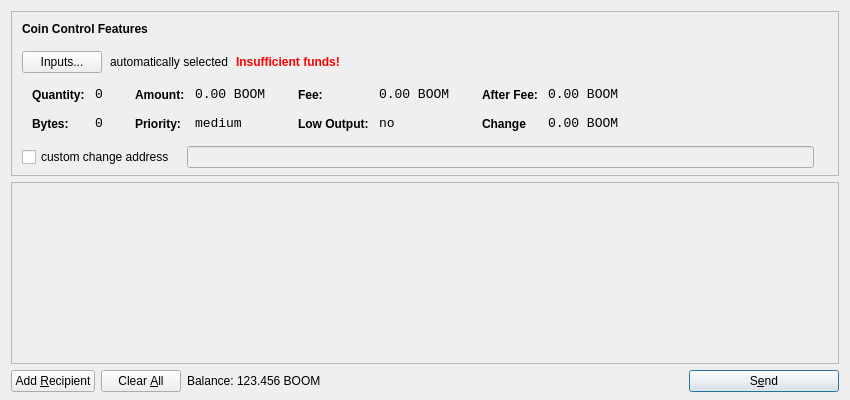
<?xml version="1.0" encoding="UTF-8"?>
<ui version="4.0">
 <class>SendCoinsDialog</class>
 <widget class="QDialog" name="SendCoinsDialog">
  <property name="geometry">
   <rect>
    <x>0</x>
    <y>0</y>
    <width>850</width>
    <height>400</height>
   </rect>
  </property>
  <property name="windowTitle">
   <string>Send Coins</string>
  </property>
  <layout class="QVBoxLayout" name="verticalLayout" stretch="0,1,0">
   <property name="bottomMargin">
    <number>8</number>
   </property>
   <item>
    <widget class="QFrame" name="frameCoinControl">
     <property name="sizePolicy">
      <sizepolicy hsizetype="Expanding" vsizetype="Expanding">
       <horstretch>0</horstretch>
       <verstretch>0</verstretch>
      </sizepolicy>
     </property>
     <property name="maximumSize">
      <size>
       <width>16777215</width>
       <height>16777215</height>
      </size>
     </property>
     <property name="frameShape">
      <enum>QFrame::StyledPanel</enum>
     </property>
     <property name="frameShadow">
      <enum>QFrame::Sunken</enum>
     </property>
     <layout class="QVBoxLayout" name="verticalLayoutCoinControl2">
      <property name="spacing">
       <number>-1</number>
      </property>
      <property name="leftMargin">
       <number>0</number>
      </property>
      <property name="topMargin">
       <number>0</number>
      </property>
      <property name="rightMargin">
       <number>0</number>
      </property>
      <property name="bottomMargin">
       <number>6</number>
      </property>
      <item>
       <layout class="QVBoxLayout" name="verticalLayoutCoinControl" stretch="0,0,0,0,1">
        <property name="spacing">
         <number>0</number>
        </property>
        <property name="leftMargin">
         <number>10</number>
        </property>
        <property name="topMargin">
         <number>10</number>
        </property>
        <item>
         <layout class="QHBoxLayout" name="horizontalLayoutCoinControl1">
          <property name="bottomMargin">
           <number>15</number>
          </property>
          <item>
           <widget class="QLabel" name="labelCoinControlFeatures">
            <property name="sizePolicy">
             <sizepolicy hsizetype="Preferred" vsizetype="Maximum">
              <horstretch>0</horstretch>
              <verstretch>0</verstretch>
             </sizepolicy>
            </property>
            <property name="font">
             <font>
              <weight>75</weight>
              <bold>true</bold>
             </font>
            </property>
            <property name="styleSheet">
             <string notr="true">font-weight:bold;</string>
            </property>
            <property name="text">
             <string>Coin Control Features</string>
            </property>
           </widget>
          </item>
         </layout>
        </item>
        <item>
         <layout class="QHBoxLayout" name="horizontalLayoutCoinControl2" stretch="0,0,0,0">
          <property name="spacing">
           <number>8</number>
          </property>
          <property name="bottomMargin">
           <number>10</number>
          </property>
          <item>
           <widget class="QPushButton" name="pushButtonCoinControl">
            <property name="styleSheet">
             <string notr="true"/>
            </property>
            <property name="text">
             <string>Inputs...</string>
            </property>
           </widget>
          </item>
          <item>
           <widget class="QLabel" name="labelCoinControlAutomaticallySelected">
            <property name="text">
             <string>automatically selected</string>
            </property>
            <property name="margin">
             <number>5</number>
            </property>
           </widget>
          </item>
          <item>
           <widget class="QLabel" name="labelCoinControlInsuffFunds">
            <property name="font">
             <font>
              <weight>75</weight>
              <bold>true</bold>
             </font>
            </property>
            <property name="styleSheet">
             <string notr="true">color:red;font-weight:bold;</string>
            </property>
            <property name="text">
             <string>Insufficient funds!</string>
            </property>
            <property name="margin">
             <number>5</number>
            </property>
           </widget>
          </item>
          <item>
           <spacer name="horizontalSpacerCoinControl">
            <property name="orientation">
             <enum>Qt::Horizontal</enum>
            </property>
            <property name="sizeHint" stdset="0">
             <size>
              <width>40</width>
              <height>1</height>
             </size>
            </property>
           </spacer>
          </item>
         </layout>
        </item>
        <item>
         <widget class="QWidget" name="widgetCoinControl" native="true">
          <property name="sizePolicy">
           <sizepolicy hsizetype="Preferred" vsizetype="Preferred">
            <horstretch>0</horstretch>
            <verstretch>0</verstretch>
           </sizepolicy>
          </property>
          <property name="minimumSize">
           <size>
            <width>0</width>
            <height>0</height>
           </size>
          </property>
          <property name="styleSheet">
           <string notr="true"/>
          </property>
          <layout class="QHBoxLayout" name="horizontalLayoutCoinControl5">
           <property name="margin">
            <number>0</number>
           </property>
           <item>
            <layout class="QHBoxLayout" name="horizontalLayoutCoinControl3" stretch="0,0,0,1">
             <property name="spacing">
              <number>20</number>
             </property>
             <property name="topMargin">
              <number>0</number>
             </property>
             <property name="bottomMargin">
              <number>10</number>
             </property>
             <item>
              <layout class="QFormLayout" name="formLayoutCoinControl1">
               <property name="horizontalSpacing">
                <number>10</number>
               </property>
               <property name="verticalSpacing">
                <number>14</number>
               </property>
               <property name="leftMargin">
                <number>10</number>
               </property>
               <property name="topMargin">
                <number>4</number>
               </property>
               <property name="rightMargin">
                <number>6</number>
               </property>
               <item row="0" column="0">
                <widget class="QLabel" name="labelCoinControlQuantityText">
                 <property name="styleSheet">
                  <string notr="true">font-weight:bold;</string>
                 </property>
                 <property name="text">
                  <string>Quantity:</string>
                 </property>
                 <property name="margin">
                  <number>0</number>
                 </property>
                </widget>
               </item>
               <item row="0" column="1">
                <widget class="QLabel" name="labelCoinControlQuantity">
                 <property name="font">
                  <font>
                   <family>Monospace</family>
                   <pointsize>10</pointsize>
                  </font>
                 </property>
                 <property name="cursor">
                  <cursorShape>IBeamCursor</cursorShape>
                 </property>
                 <property name="contextMenuPolicy">
                  <enum>Qt::ActionsContextMenu</enum>
                 </property>
                 <property name="text">
                  <string>0</string>
                 </property>
                 <property name="margin">
                  <number>0</number>
                 </property>
                 <property name="textInteractionFlags">
                  <set>Qt::LinksAccessibleByMouse|Qt::TextSelectableByKeyboard|Qt::TextSelectableByMouse</set>
                 </property>
                </widget>
               </item>
               <item row="1" column="0">
                <widget class="QLabel" name="labelCoinControlBytesText">
                 <property name="styleSheet">
                  <string notr="true">font-weight:bold;</string>
                 </property>
                 <property name="text">
                  <string>Bytes:</string>
                 </property>
                </widget>
               </item>
               <item row="1" column="1">
                <widget class="QLabel" name="labelCoinControlBytes">
                 <property name="font">
                  <font>
                   <family>Monospace</family>
                   <pointsize>10</pointsize>
                  </font>
                 </property>
                 <property name="cursor">
                  <cursorShape>IBeamCursor</cursorShape>
                 </property>
                 <property name="contextMenuPolicy">
                  <enum>Qt::ActionsContextMenu</enum>
                 </property>
                 <property name="text">
                  <string>0</string>
                 </property>
                 <property name="textInteractionFlags">
                  <set>Qt::LinksAccessibleByMouse|Qt::TextSelectableByKeyboard|Qt::TextSelectableByMouse</set>
                 </property>
                </widget>
               </item>
              </layout>
             </item>
             <item>
              <layout class="QFormLayout" name="formLayoutCoinControl2">
               <property name="horizontalSpacing">
                <number>10</number>
               </property>
               <property name="verticalSpacing">
                <number>14</number>
               </property>
               <property name="leftMargin">
                <number>6</number>
               </property>
               <property name="topMargin">
                <number>4</number>
               </property>
               <property name="rightMargin">
                <number>6</number>
               </property>
               <item row="0" column="0">
                <widget class="QLabel" name="labelCoinControlAmountText">
                 <property name="styleSheet">
                  <string notr="true">font-weight:bold;</string>
                 </property>
                 <property name="text">
                  <string>Amount:</string>
                 </property>
                 <property name="margin">
                  <number>0</number>
                 </property>
                </widget>
               </item>
               <item row="0" column="1">
                <widget class="QLabel" name="labelCoinControlAmount">
                 <property name="font">
                  <font>
                   <family>Monospace</family>
                   <pointsize>10</pointsize>
                  </font>
                 </property>
                 <property name="cursor">
                  <cursorShape>IBeamCursor</cursorShape>
                 </property>
                 <property name="contextMenuPolicy">
                  <enum>Qt::ActionsContextMenu</enum>
                 </property>
                 <property name="text">
                  <string>0.00 BOOM</string>
                 </property>
                 <property name="textInteractionFlags">
                  <set>Qt::LinksAccessibleByMouse|Qt::TextSelectableByKeyboard|Qt::TextSelectableByMouse</set>
                 </property>
                </widget>
               </item>
               <item row="1" column="0">
                <widget class="QLabel" name="labelCoinControlPriorityText">
                 <property name="styleSheet">
                  <string notr="true">font-weight:bold;</string>
                 </property>
                 <property name="text">
                  <string>Priority:</string>
                 </property>
                </widget>
               </item>
               <item row="1" column="1">
                <widget class="QLabel" name="labelCoinControlPriority">
                 <property name="font">
                  <font>
                   <family>Monospace</family>
                   <pointsize>10</pointsize>
                  </font>
                 </property>
                 <property name="cursor">
                  <cursorShape>IBeamCursor</cursorShape>
                 </property>
                 <property name="contextMenuPolicy">
                  <enum>Qt::ActionsContextMenu</enum>
                 </property>
                 <property name="text">
                  <string>medium</string>
                 </property>
                 <property name="textInteractionFlags">
                  <set>Qt::LinksAccessibleByMouse|Qt::TextSelectableByKeyboard|Qt::TextSelectableByMouse</set>
                 </property>
                </widget>
               </item>
              </layout>
             </item>
             <item>
              <layout class="QFormLayout" name="formLayoutCoinControl3">
               <property name="horizontalSpacing">
                <number>10</number>
               </property>
               <property name="verticalSpacing">
                <number>14</number>
               </property>
               <property name="leftMargin">
                <number>6</number>
               </property>
               <property name="topMargin">
                <number>4</number>
               </property>
               <property name="rightMargin">
                <number>6</number>
               </property>
               <item row="0" column="0">
                <widget class="QLabel" name="labelCoinControlFeeText">
                 <property name="styleSheet">
                  <string notr="true">font-weight:bold;</string>
                 </property>
                 <property name="text">
                  <string>Fee:</string>
                 </property>
                 <property name="margin">
                  <number>0</number>
                 </property>
                </widget>
               </item>
               <item row="0" column="1">
                <widget class="QLabel" name="labelCoinControlFee">
                 <property name="font">
                  <font>
                   <family>Monospace</family>
                   <pointsize>10</pointsize>
                  </font>
                 </property>
                 <property name="cursor">
                  <cursorShape>IBeamCursor</cursorShape>
                 </property>
                 <property name="contextMenuPolicy">
                  <enum>Qt::ActionsContextMenu</enum>
                 </property>
                 <property name="text">
                  <string>0.00 BOOM</string>
                 </property>
                 <property name="textInteractionFlags">
                  <set>Qt::LinksAccessibleByMouse|Qt::TextSelectableByKeyboard|Qt::TextSelectableByMouse</set>
                 </property>
                </widget>
               </item>
               <item row="1" column="0">
                <widget class="QLabel" name="labelCoinControlLowOutputText">
                 <property name="styleSheet">
                  <string notr="true">font-weight:bold;</string>
                 </property>
                 <property name="text">
                  <string>Low Output:</string>
                 </property>
                </widget>
               </item>
               <item row="1" column="1">
                <widget class="QLabel" name="labelCoinControlLowOutput">
                 <property name="font">
                  <font>
                   <family>Monospace</family>
                   <pointsize>10</pointsize>
                  </font>
                 </property>
                 <property name="cursor">
                  <cursorShape>IBeamCursor</cursorShape>
                 </property>
                 <property name="contextMenuPolicy">
                  <enum>Qt::ActionsContextMenu</enum>
                 </property>
                 <property name="text">
                  <string>no</string>
                 </property>
                 <property name="textInteractionFlags">
                  <set>Qt::LinksAccessibleByMouse|Qt::TextSelectableByKeyboard|Qt::TextSelectableByMouse</set>
                 </property>
                </widget>
               </item>
              </layout>
             </item>
             <item>
              <layout class="QFormLayout" name="formLayoutCoinControl4">
               <property name="horizontalSpacing">
                <number>10</number>
               </property>
               <property name="verticalSpacing">
                <number>14</number>
               </property>
               <property name="leftMargin">
                <number>6</number>
               </property>
               <property name="topMargin">
                <number>4</number>
               </property>
               <property name="rightMargin">
                <number>6</number>
               </property>
               <item row="0" column="0">
                <widget class="QLabel" name="labelCoinControlAfterFeeText">
                 <property name="styleSheet">
                  <string notr="true">font-weight:bold;</string>
                 </property>
                 <property name="text">
                  <string>After Fee:</string>
                 </property>
                 <property name="margin">
                  <number>0</number>
                 </property>
                </widget>
               </item>
               <item row="0" column="1">
                <widget class="QLabel" name="labelCoinControlAfterFee">
                 <property name="font">
                  <font>
                   <family>Monospace</family>
                   <pointsize>10</pointsize>
                  </font>
                 </property>
                 <property name="cursor">
                  <cursorShape>IBeamCursor</cursorShape>
                 </property>
                 <property name="contextMenuPolicy">
                  <enum>Qt::ActionsContextMenu</enum>
                 </property>
                 <property name="text">
                  <string>0.00 BOOM</string>
                 </property>
                 <property name="textInteractionFlags">
                  <set>Qt::LinksAccessibleByMouse|Qt::TextSelectableByKeyboard|Qt::TextSelectableByMouse</set>
                 </property>
                </widget>
               </item>
               <item row="1" column="0">
                <widget class="QLabel" name="labelCoinControlChangeText">
                 <property name="styleSheet">
                  <string notr="true">font-weight:bold;</string>
                 </property>
                 <property name="text">
                  <string>Change</string>
                 </property>
                </widget>
               </item>
               <item row="1" column="1">
                <widget class="QLabel" name="labelCoinControlChange">
                 <property name="font">
                  <font>
                   <family>Monospace</family>
                   <pointsize>10</pointsize>
                  </font>
                 </property>
                 <property name="cursor">
                  <cursorShape>IBeamCursor</cursorShape>
                 </property>
                 <property name="contextMenuPolicy">
                  <enum>Qt::ActionsContextMenu</enum>
                 </property>
                 <property name="text">
                  <string>0.00 BOOM</string>
                 </property>
                 <property name="textInteractionFlags">
                  <set>Qt::LinksAccessibleByMouse|Qt::TextSelectableByKeyboard|Qt::TextSelectableByMouse</set>
                 </property>
                </widget>
               </item>
              </layout>
             </item>
            </layout>
           </item>
          </layout>
         </widget>
        </item>
        <item>
         <layout class="QHBoxLayout" name="horizontalLayoutCoinControl4" stretch="0,0,0">
          <property name="spacing">
           <number>12</number>
          </property>
          <property name="sizeConstraint">
           <enum>QLayout::SetDefaultConstraint</enum>
          </property>
          <property name="topMargin">
           <number>5</number>
          </property>
          <property name="rightMargin">
           <number>5</number>
          </property>
          <item>
           <widget class="QCheckBox" name="checkBoxCoinControlChange">
            <property name="text">
             <string>custom change address</string>
            </property>
           </widget>
          </item>
          <item>
           <widget class="QLineEdit" name="lineEditCoinControlChange">
            <property name="enabled">
             <bool>false</bool>
            </property>
            <property name="sizePolicy">
             <sizepolicy hsizetype="Expanding" vsizetype="Fixed">
              <horstretch>0</horstretch>
              <verstretch>0</verstretch>
             </sizepolicy>
            </property>
           </widget>
          </item>
          <item>
           <widget class="QLabel" name="labelCoinControlChangeLabel">
            <property name="sizePolicy">
             <sizepolicy hsizetype="Preferred" vsizetype="Expanding">
              <horstretch>0</horstretch>
              <verstretch>0</verstretch>
             </sizepolicy>
            </property>
            <property name="minimumSize">
             <size>
              <width>0</width>
              <height>0</height>
             </size>
            </property>
            <property name="text">
             <string/>
            </property>
            <property name="margin">
             <number>3</number>
            </property>
           </widget>
          </item>
         </layout>
        </item>
        <item>
         <spacer name="verticalSpacerCoinControl">
          <property name="orientation">
           <enum>Qt::Vertical</enum>
          </property>
          <property name="sizeHint" stdset="0">
           <size>
            <width>800</width>
            <height>1</height>
           </size>
          </property>
         </spacer>
        </item>
       </layout>
      </item>
     </layout>
    </widget>
   </item>
   <item>
    <widget class="QScrollArea" name="scrollArea">
     <property name="widgetResizable">
      <bool>true</bool>
     </property>
     <widget class="QWidget" name="scrollAreaWidgetContents">
      <property name="geometry">
       <rect>
        <x>0</x>
        <y>0</y>
        <width>830</width>
        <height>165</height>
       </rect>
      </property>
      <layout class="QVBoxLayout" name="verticalLayout_2">
       <property name="margin">
        <number>0</number>
       </property>
       <item>
        <layout class="QVBoxLayout" name="entries">
         <property name="spacing">
          <number>6</number>
         </property>
        </layout>
       </item>
       <item>
        <spacer name="verticalSpacer">
         <property name="orientation">
          <enum>Qt::Vertical</enum>
         </property>
         <property name="sizeHint" stdset="0">
          <size>
           <width>20</width>
           <height>40</height>
          </size>
         </property>
        </spacer>
       </item>
      </layout>
     </widget>
    </widget>
   </item>
   <item>
    <layout class="QHBoxLayout" name="horizontalLayout">
     <item>
      <widget class="QPushButton" name="addButton">
       <property name="toolTip">
        <string>Send to multiple recipients at once</string>
       </property>
       <property name="text">
        <string>Add &amp;Recipient</string>
       </property>
       <property name="icon">
        <iconset resource="../bitcoin.qrc">
         <normaloff>:/icons/add</normaloff>:/icons/add</iconset>
       </property>
       <property name="autoDefault">
        <bool>false</bool>
       </property>
      </widget>
     </item>
     <item>
      <widget class="QPushButton" name="clearButton">
       <property name="sizePolicy">
        <sizepolicy hsizetype="Minimum" vsizetype="Fixed">
         <horstretch>0</horstretch>
         <verstretch>0</verstretch>
        </sizepolicy>
       </property>
       <property name="toolTip">
        <string>Remove all transaction fields</string>
       </property>
       <property name="text">
        <string>Clear &amp;All</string>
       </property>
       <property name="icon">
        <iconset resource="../bitcoin.qrc">
         <normaloff>:/icons/remove</normaloff>:/icons/remove</iconset>
       </property>
       <property name="autoRepeatDelay">
        <number>300</number>
       </property>
       <property name="autoDefault">
        <bool>false</bool>
       </property>
      </widget>
     </item>
     <item>
      <layout class="QHBoxLayout" name="horizontalLayout_2">
       <property name="spacing">
        <number>3</number>
       </property>
       <item>
        <widget class="QLabel" name="label">
         <property name="sizePolicy">
          <sizepolicy hsizetype="Preferred" vsizetype="Fixed">
           <horstretch>0</horstretch>
           <verstretch>0</verstretch>
          </sizepolicy>
         </property>
         <property name="text">
          <string>Balance:</string>
         </property>
        </widget>
       </item>
       <item>
        <widget class="QLabel" name="labelBalance">
         <property name="sizePolicy">
          <sizepolicy hsizetype="Preferred" vsizetype="Fixed">
           <horstretch>0</horstretch>
           <verstretch>0</verstretch>
          </sizepolicy>
         </property>
         <property name="cursor">
          <cursorShape>IBeamCursor</cursorShape>
         </property>
         <property name="text">
          <string>123.456 BOOM</string>
         </property>
         <property name="textInteractionFlags">
          <set>Qt::LinksAccessibleByMouse|Qt::TextSelectableByKeyboard|Qt::TextSelectableByMouse</set>
         </property>
        </widget>
       </item>
      </layout>
     </item>
     <item>
      <spacer name="horizontalSpacer">
       <property name="orientation">
        <enum>Qt::Horizontal</enum>
       </property>
       <property name="sizeHint" stdset="0">
        <size>
         <width>40</width>
         <height>20</height>
        </size>
       </property>
      </spacer>
     </item>
     <item>
      <widget class="QPushButton" name="sendButton">
       <property name="minimumSize">
        <size>
         <width>150</width>
         <height>0</height>
        </size>
       </property>
       <property name="toolTip">
        <string>Confirm the send action</string>
       </property>
       <property name="text">
        <string>S&amp;end</string>
       </property>
       <property name="icon">
        <iconset resource="../bitcoin.qrc">
         <normaloff>:/icons/send</normaloff>:/icons/send</iconset>
       </property>
       <property name="default">
        <bool>true</bool>
       </property>
      </widget>
     </item>
    </layout>
   </item>
  </layout>
 </widget>
 <resources>
  <include location="../bitcoin.qrc"/>
 </resources>
 <connections/>
</ui>
